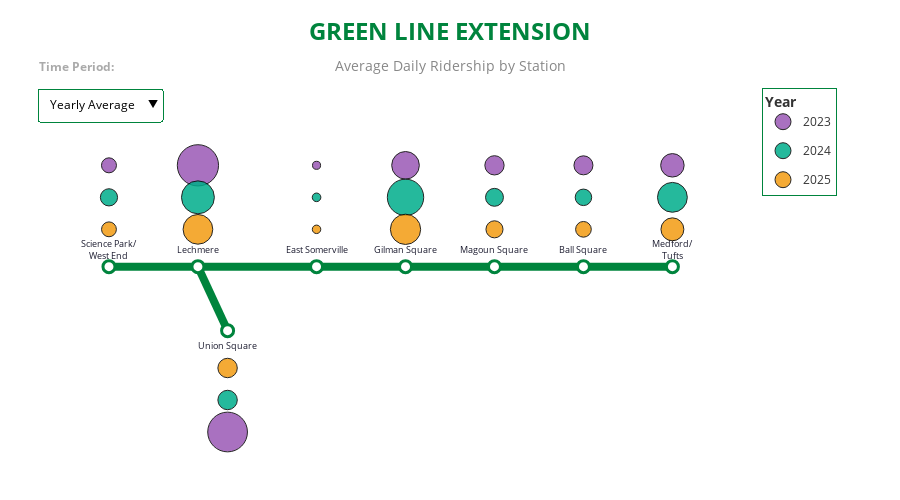

Source (notebook cell):
### Code cell
# Create and display the map
fig = create_metro_map(df)
fig.show()
